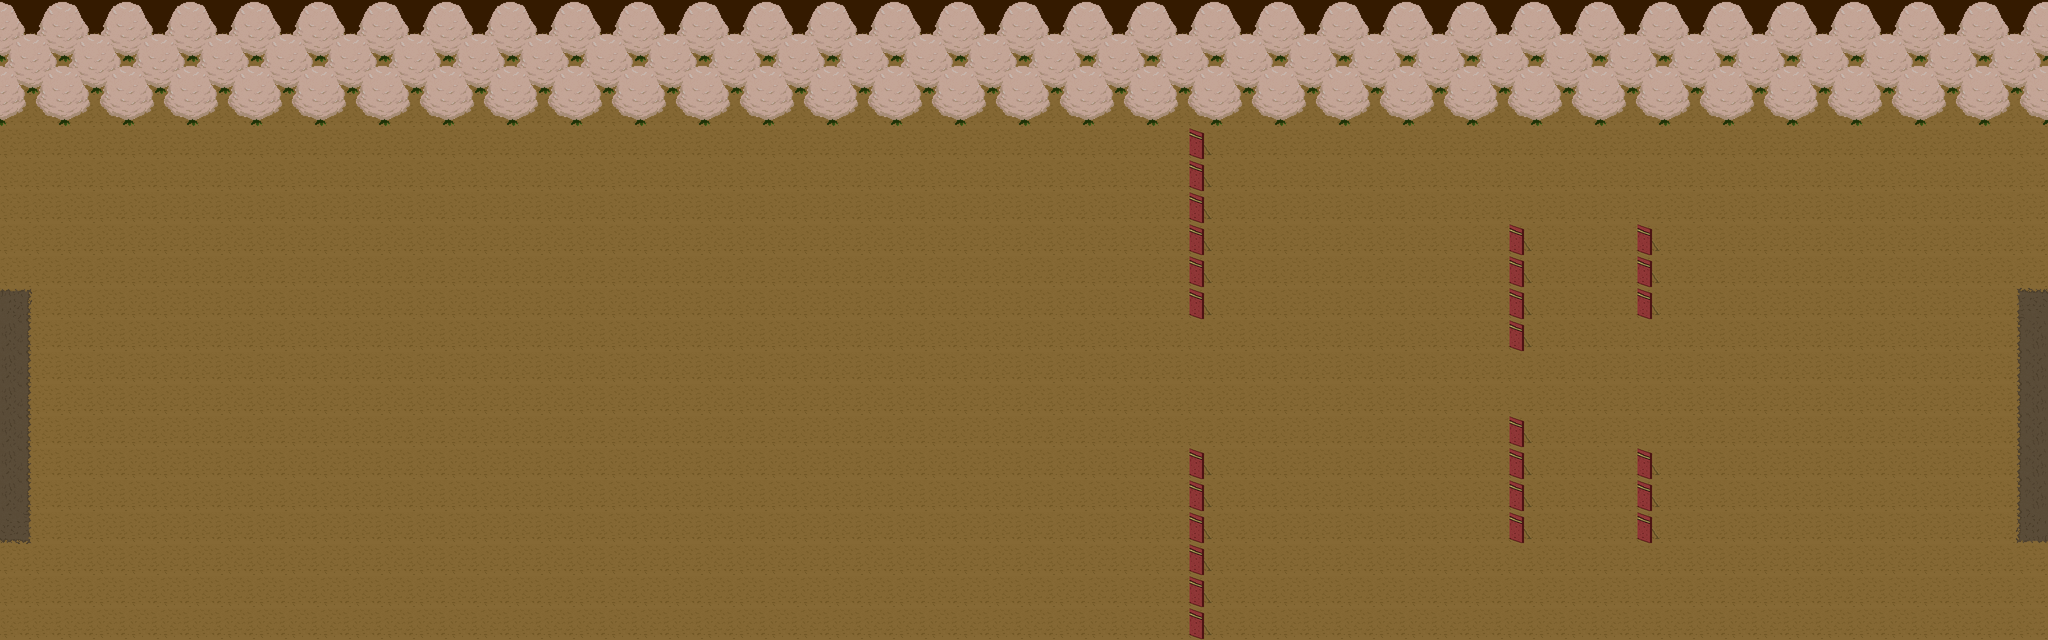

Tiled map render using the project's own tile images. Description and the map definition, with tile-layer contents summarised, below:
An orthogonal 64x20 tile map with 64x64 px tiles, 8 tile layers (dirtLayer, grassLayer, patchLayer, flowerLayer, ...) and 35 objects (startPoint, left, right, enemy01, enemy02, ...).

<map version="1.4" tiledversion="1.4.3" orientation="orthogonal" renderorder="right-down" width="64" height="20" tilewidth="64" tileheight="64" infinite="0" nextlayerid="12" nextobjectid="48">
 <editorsettings>
  <export target="Level3.json" format="json" />
 </editorsettings>
 <tileset firstgid="1" name="Map3" tilewidth="64" tileheight="64" tilecount="16" columns="4">
  <image source="Map3.png" width="256" height="256" />
  <tile id="0">
   <properties>
    <property name="tree" type="bool" value="true" />
   </properties>
  </tile>
  <tile id="1">
   <properties>
    <property name="tree" type="bool" value="true" />
   </properties>
  </tile>
  <tile id="4">
   <properties>
    <property name="tree" type="bool" value="true" />
   </properties>
  </tile>
  <tile id="5">
   <properties>
    <property name="tree" type="bool" value="true" />
   </properties>
  </tile>
  <tile id="15">
   <properties>
    <property name="shield" type="bool" value="true" />
   </properties>
  </tile>
 </tileset>
 <layer id="1" name="dirtLayer" width="64" height="20">
  <data>[1280 cells, 1280 non-empty, 1 distinct tile ids]</data>
 </layer>
 <layer id="8" name="grassLayer" width="64" height="20">
  <data>[1280 cells, 1216 non-empty, 2 distinct tile ids]</data>
 </layer>
 <layer id="9" name="patchLayer" width="64" height="20">
  <data>[1280 cells, 16 non-empty, 3 distinct tile ids]</data>
 </layer>
 <layer id="10" name="flowerLayer" width="64" height="20">
  <data>[1280 cells, 0 non-empty, 0 distinct tile ids]</data>
 </layer>
 <layer id="2" name="shieldLayer" width="64" height="20">
  <data>[1280 cells, 26 non-empty, 1 distinct tile ids]</data>
 </layer>
 <layer id="3" name="treeLayer1" width="64" height="20">
  <data>[1280 cells, 128 non-empty, 4 distinct tile ids]</data>
 </layer>
 <layer id="4" name="treeLayer2" width="64" height="20">
  <data>[1280 cells, 128 non-empty, 4 distinct tile ids]</data>
 </layer>
 <layer id="5" name="treeLayer3" width="64" height="20">
  <data>[1280 cells, 138 non-empty, 5 distinct tile ids]</data>
 </layer>
 <objectgroup id="11" name="objectLayer">
  <object id="1" name="startPoint" x="160" y="800">
   <point />
  </object>
  <object id="2" name="left" x="1.33333" y="574.667" width="61.3333" height="513.333" />
  <object id="3" name="right" x="4033.33" y="576" width="62.6667" height="510.667" />
  <object id="4" name="enemy01" x="1022.67" y="444">
   <point />
  </object>
  <object id="5" name="enemy02" x="1024" y="573.333">
   <point />
  </object>
  <object id="6" name="enemy03" x="1024" y="701.333">
   <point />
  </object>
  <object id="7" name="enemy04" x="1024" y="829.333">
   <point />
  </object>
  <object id="8" name="enemy05" x="1024" y="960">
   <point />
  </object>
  <object id="9" name="enemy06" x="1024" y="1088">
   <point />
  </object>
  <object id="10" name="enemy07" x="1408" y="512">
   <point />
  </object>
  <object id="11" name="enemy08" x="1408" y="640">
   <point />
  </object>
  <object id="12" name="enemy09" x="1408" y="768">
   <point />
  </object>
  <object id="13" name="enemy10" x="1408" y="896">
   <point />
  </object>
  <object id="14" name="enemy11" x="1408" y="1024">
   <point />
  </object>
  <object id="15" name="enemy12" x="2240" y="576">
   <point />
  </object>
  <object id="16" name="enemy13" x="2240" y="960">
   <point />
  </object>
  <object id="19" name="enemy16" x="2624" y="512">
   <point />
  </object>
  <object id="24" name="enemy20" x="2880" y="512">
   <point />
  </object>
  <object id="26" name="enemy21" x="2880" y="704">
   <point />
  </object>
  <object id="27" name="enemy22" x="2880" y="896">
   <point />
  </object>
  <object id="31" name="enemy23" x="2880" y="1088">
   <point />
  </object>
  <object id="33" name="enemy25" x="3136" y="320">
   <point />
  </object>
  <object id="35" name="enemy26" x="3136" y="512">
   <point />
  </object>
  <object id="36" name="enemy27" x="3136" y="896">
   <point />
  </object>
  <object id="37" name="enemy28" x="3136" y="1088">
   <point />
  </object>
  <object id="38" name="enemy29" x="3136" y="704">
   <point />
  </object>
  <object id="39" name="enemy30" x="3456" y="576">
   <point />
  </object>
  <object id="40" name="enemy31" x="3456" y="896">
   <point />
  </object>
  <object id="41" name="shogun" x="3584" y="704">
   <point />
  </object>
  <object id="42" name="enemy14" x="2496" y="640">
   <point />
  </object>
  <object id="43" name="enemy15" x="2496" y="832">
   <point />
  </object>
  <object id="44" name="enemy24" x="2112" y="704">
   <point />
  </object>
  <object id="45" name="enemy19" x="2752" y="896">
   <point />
  </object>
  <object id="46" name="enemy18" x="2752" y="512">
   <point />
  </object>
  <object id="47" name="enemy17" x="2624" y="896">
   <point />
  </object>
 </objectgroup>
</map>